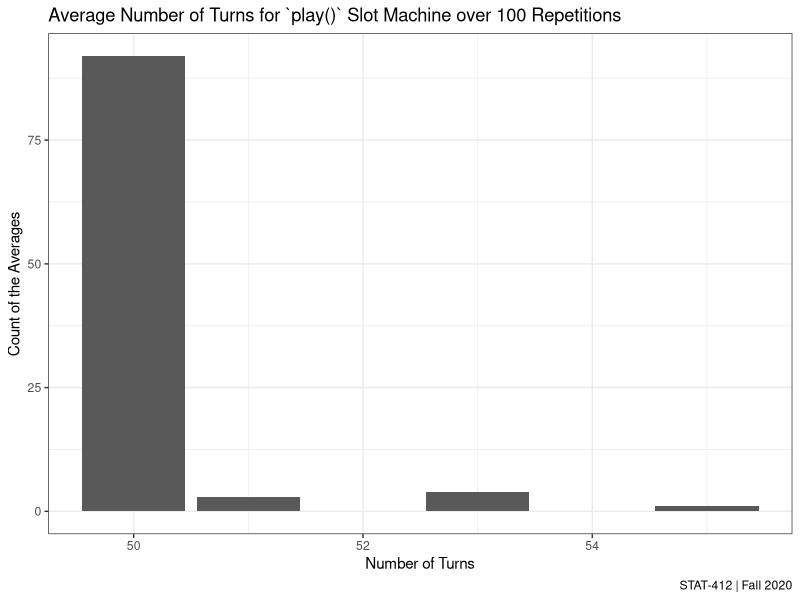
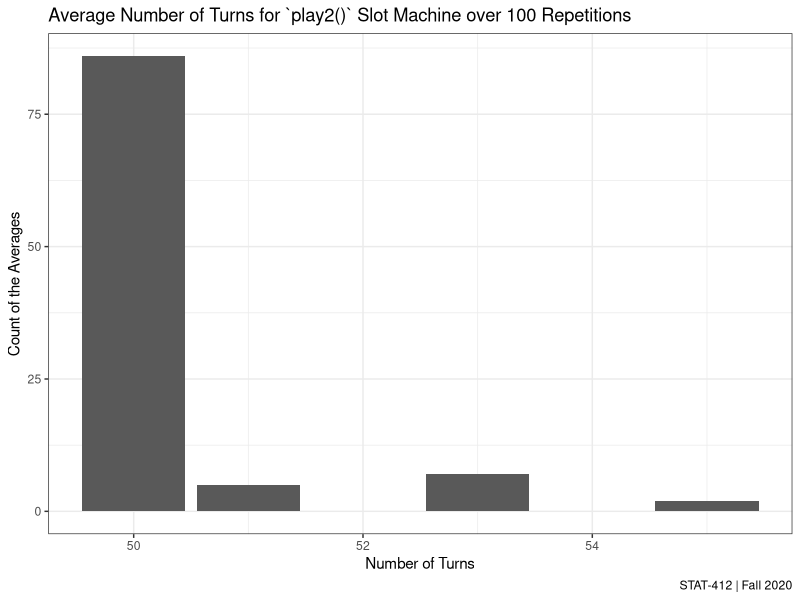

Write R code to recreate these figures, in order.
## ---- chunk 1
library(tidyverse)
## ---- chunk 2
# Function to get three random symbols
get_symbols <- function() {
  
  # Creating character vector containing symbol options
  wheel <- c("DD", "7", "BBB", "BB", "B", "C", "0")
  
  # Producing random sample of symbols, given specific probabilities
  wheel %>% 
    sample(size = 3, replace = TRUE,
           prob = c(0.03, 0.03, 0.06, 0.1, 0.25, 0.01, 0.52))
}
## ---- chunk 3
# Calculate score
score <- function(symbols) {
  # Identifying the case
  same <- symbols[1] == symbols[2] && symbols[2] == symbols[3]
  bars <- symbols %in% c("B", "BB", "BBB")
  
  # Get prize
  if (same) {
    
    # Listing payouts
    payouts <- c("DD" = 100, "7" = 80, "BBB" = 40, "BB" = 25, "B" = 10, "C" = 10, "0" = 0)
    
    # Assigning prize from payouts vector
    prize <- unname(payouts[symbols[1]])
    
  } else if (all(bars)) {
    
    # Prize if all symbols are bars
    prize <- 5
    
  } else {
    # Counting number of cherries
    cherries <- sum(symbols =="C")
    
    # Assigning prize given number of cherries
    prize <- c(0, 2, 5)[cherries + 1]
    
  }
  
  # Adjust for diamonds
  diamonds <- sum(symbols == "DD")
  prize * 2 ^ diamonds
  
}
## ---- chunk 4
# Full slot machine
play <- function() {
  
  # Generate symbols
  symbols <- get_symbols()
  
  # Display the symbols
  print(symbols)
  
  # Score the symbols
  score(symbols) %>% 
    print()
  
}
## ---- chunk 5
play()

play()

play()
## ---- chunk 6
# Function to get three random symbols
get_symbols2 <- function() {
  
  # Creating character vector containing symbol options
  wheel <- c("DD", "7", "BBB", "BB", "B", "C", "0")
  
  # Modifying probabilites for triple bars, zeroes, and cherries
  wheel %>% 
    sample(size = 3, replace = TRUE,
           prob = c(0.03, 0.03, 0.075, 0.1, 0.25, 0.015, 0.5))
}
## ---- chunk 7
play2 <- function() {
  
  # Generate symbols
  symbols <- get_symbols2()
  
  # Display the symbols
  print(symbols)
  
  # Score the symbols
  score(symbols) %>% 
    print()
}
## ---- chunk 8
number_of_turns <- function(initial_funds = 100, cost = 2, which_game) {
  
  # Placing the result of the slot machine within the scope of the function
  result <- which_game()
  
  # Adding any points won from score() to funds
   if (result > 0) {
     initial_funds <- initial_funds + result
  }
  
  # Making a list to iterate over that is the length of initial funds
  funds <- seq(0, initial_funds)
  
  # Initializing variable to count the number of turns
  turns <- 0
  
  # Creating for loop to iterate through length of funds sequence
    for (i in funds) {
      
      # Loop runs as long as initial funds is greater than 0
      if (initial_funds > 0) {
        
        # Incrementing value of turns
        turns <- turns + 1
        
        # Updating initial funds value
        initial_funds <- initial_funds - cost
      }
    }
  
  # Printing number of turns
  print(turns)
}
## ---- chunk 9
# Confirming number of turns works for both functions
number_of_turns(which_game = play)

number_of_turns(which_game = play2)
## ---- chunk 10
# Replicating the average of both functions 100 times
game_results1 <- replicate(100,
                           mean(number_of_turns(which_game = play))
                           )

game_results2 <- replicate(100, 
                           mean(number_of_turns(which_game = play2))
                           )

# Saving results into dataframe
results <- tibble(avg_play = game_results1, avg_play2 = game_results2)
## ---- chunk 11
# Calculating the mean for both samples
mean(game_results1)

mean(game_results2)
## ---- chunk 12
avg_mean1 <- results %>% 
  ggplot(aes(x = avg_play)) +
  geom_bar() +
  labs(title = "Average Number of Turns for `play()` Slot Machine over 100 Repetitions",
       x = "Number of Turns",
       y = "Count of the Averages",
       caption = "STAT-412 | Fall 2020")  +
  theme_bw()

avg_mean1
## ---- chunk 13
avg_mean2 <- results %>% 
  ggplot(aes(x = avg_play2)) +
  geom_bar() +
  labs(title = "Average Number of Turns for `play2()` Slot Machine over 100 Repetitions",
       x = "Number of Turns",
       y = "Count of the Averages",
       caption = "STAT-412 | Fall 2020")  +
  theme_bw()

avg_mean2
